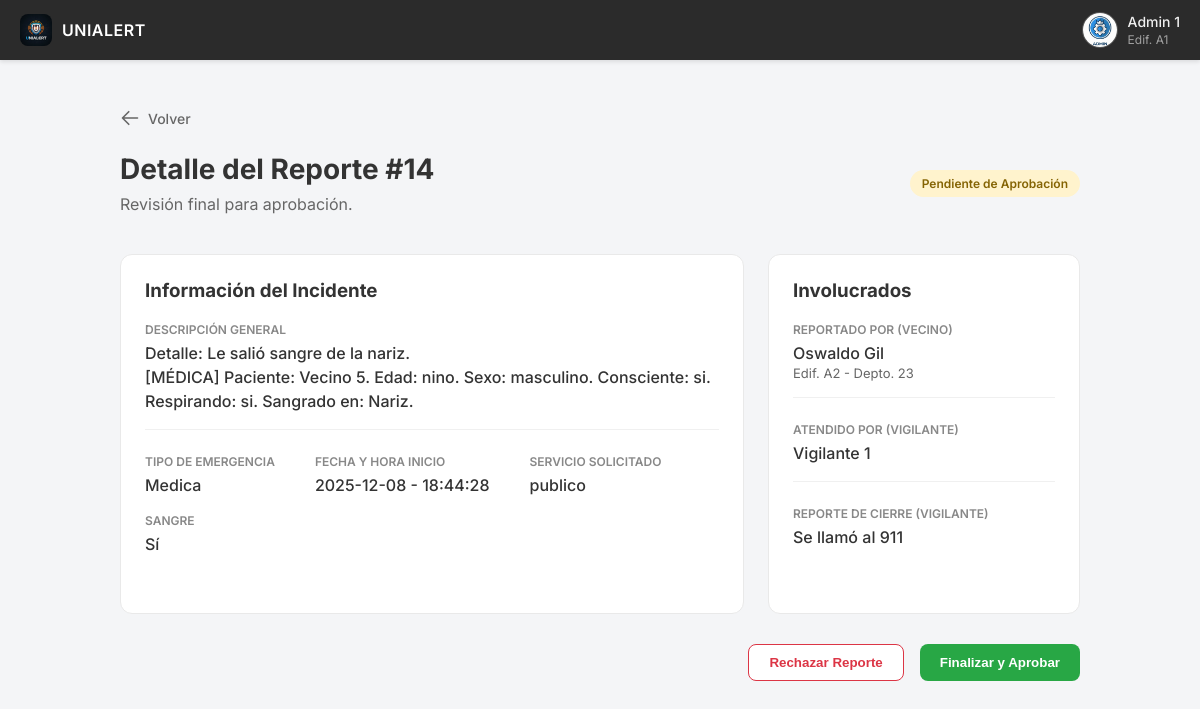
Screenshot of /Admin/DetalleAprobacion.php?id=14 (signed in) with the database file from the repository.
### tables this page shows
CREATE TABLE `usuarios` (
  `IdUsuario` int(11) NOT NULL,
  `IdRol` int(11) NOT NULL,
  `Nombre` varchar(100) NOT NULL,
  `ApPaterno` varchar(100) NOT NULL,
  `ApMaterno` varchar(100) DEFAULT NULL,
  `Correo` varchar(100) DEFAULT NULL,
  `Edificio` varchar(50) DEFAULT NULL,
  `Departamento` varchar(50) DEFAULT NULL,
  `Contador` int(11) DEFAULT 0,
  `Activo` tinyint(1) DEFAULT 1
);

CREATE TABLE `incidentes` (
  `IdIncidente` int(11) NOT NULL,
  `IdUsuario` int(11) NOT NULL,
  `IdVigilante` int(11) DEFAULT NULL,
  `EdificioAfectado` varchar(50) DEFAULT NULL,
  `DepartamentoAfectado` varchar(50) DEFAULT NULL,
  `Sangre` tinyint(1) DEFAULT 0,
  `TipoEmergencia` varchar(50) DEFAULT NULL,
  `PublicoOPrivado` varchar(20) DEFAULT NULL,
  `Armas` tinyint(1) DEFAULT 0,
  `Descripcion` text DEFAULT NULL,
  `Fecha` date DEFAULT curdate(),
  `HoraInicio` time DEFAULT curtime(),
  `HoraFin` time DEFAULT NULL,
  `AccionesGuardia` text DEFAULT NULL,
  `Aprobado` tinyint(4) DEFAULT 0,
  `Finalizado` tinyint(1) NOT NULL DEFAULT 0
);

### Admin/DetalleAprobacion.php (the view, shortened to what this page needs)
<?php
include '../Backend/conexion.php';
$idAdmin = $_SESSION['IdUsuario'];
$sqlAdmin = "SELECT Nombre, ApPaterno, Edificio, Departamento FROM Usuarios WHERE IdUsuario = ?";
$stmtA = $conn->prepare($sqlAdmin);
$stmtA->bind_param("i", $idAdmin);
$stmtA->execute();
$resA = $stmtA->get_result();
$datosAdmin = $resA->fetch_assoc();
$nombreNavbar = $datosAdmin['Nombre'] . " " . $datosAdmin['ApPaterno'];
$detallesNavbar = (!empty($datosAdmin['Edificio'])) ? "Edif. " . $datosAdmin['Edificio'] : "Administrador";
$idIncidente = $_GET['id'];
$sql = "SELECT I.*,
               U.Nombre as NomVecino, U.ApPaterno as ApeVecino, U.Edificio as EdifVecino, U.Departamento as DeptoVecino,
               V.Nombre as NomVigilante, V.ApPaterno as ApeVigilante
        FROM Incidentes I
        JOIN Usuarios U ON I.IdUsuario = U.IdUsuario
        LEFT JOIN Usuarios V ON I.IdVigilante = V.IdUsuario
        WHERE I.IdIncidente = ?";
$stmt = $conn->prepare($sql);
$stmt->bind_param("i", $idIncidente);
$stmt->execute();
$resultado = $stmt->get_result();
$reporte = $resultado->fetch_assoc();
?>
<!DOCTYPE html>
<html lang="es">
<head>
    <link rel="stylesheet" href="../CSS/style.css">
</head>
<body class="body-admin">
    <header class="navbar">
        <div class="navbar-left">
            <img src="../Multimedia/Unialert Logo.png" alt="Logo" class="navbar-logo">
            <span class="navbar-logo-text">UNIALERT</span>
        </div>
        <div class="navbar-right">
            <img src="../Multimedia/AdminAvatar.png" alt="Avatar" class="user-avatar">
            <div class="user-info">
                <span class="user-name"><?php echo $nombreNavbar; ?></span>
                <span class="user-details"><?php echo $detallesNavbar; ?></span>
            </div>
        </div>
    </header>
    <main class="admin-container">
        <button onclick="history.back()" class="btn-back-global">
            <svg xmlns="http://www.w3.org/2000/svg" fill="none" viewBox="0 0 24 24" stroke-width="2" stroke="currentColor"><path stroke-linecap="round" stroke-linejoin="round" d="M10.5 19.5L3 12m0 0l7.5-7.5M3 12h18" /></svg>
            Volver
        </button>
        <div class="page-header" style="text-align: left; display: flex; justify-content: space-between; align-items: center;">
            <div>
                <h1>Detalle del Reporte #<?php echo $reporte['IdIncidente']; ?></h1>
                <p>Revisión final para aprobación.</p>
            </div>
            <span class="status-badge">Pendiente de Aprobación</span>
        </div>
        <div class="detail-grid">
            <div class="detail-card">
                <h3 style="margin-bottom: 20px;">Información del Incidente</h3>
                <div class="detail-section">
                    <span class="detail-label">Descripción General</span>
                    <p class="detail-value" style="white-space: pre-line;"><?php echo $reporte['Descripcion']; ?></p>
                </div>
                <div class="info-row">
                    <div>
                        <span class="detail-label">Tipo de Emergencia</span>
                        <span class="detail-value" style="text-transform: capitalize;"><?php echo $reporte['TipoEmergencia']; ?></span>
                    </div>
                    <div>
                        <span class="detail-label">Fecha y Hora Inicio</span>
                        <span class="detail-value"><?php echo $reporte['Fecha'] . " - " . $reporte['HoraInicio']; ?></span>
                    </div>
                    <div>
                        <span class="detail-label">Servicio Solicitado</span>
                        <span class="detail-value"><?php echo $reporte['PublicoOPrivado']; ?></span>
                    </div>
                </div>
                <?php if($reporte['TipoEmergencia'] == 'medica'): ?>
                <div class="info-row">
                    <div>
                        <span class="detail-label">Sangre</span>
                        <span class="detail-value"><?php echo ($reporte['Sangre'] ? 'Sí' : 'No'); ?></span>
                    </div>
                </div>
                <?php endif; ?>
            </div>
            <div class="detail-card">
                <h3 style="margin-bottom: 20px;">Involucrados</h3>
                <div class="detail-section">
                    <span class="detail-label">Reportado por (Vecino)</span>
                    <p class="detail-value"><?php echo $reporte['NomVecino'] . " " . $reporte['ApeVecino']; ?></p>
                    <p style="font-size: 13px; color: #666;">
                        <?php echo "Edif. " . $reporte['EdifVecino'] . " - Depto. " . $reporte['DeptoVecino']; ?>
                    </p>
                </div>
                <div class="detail-section">
                    <span class="detail-label">Atendido por (Vigilante)</span>
                    <?php if($reporte['NomVigilante']): ?>
                        <p class="detail-value"><?php echo $reporte['NomVigilante'] . " " . $reporte['ApeVigilante']; ?></p>
                    <?php else: ?>
                        <p class="detail-value" style="color: #999;">Aún no asignado</p>
                    <?php endif; ?>
                </div>
                <div class="detail-section">
                    <span class="detail-label">Reporte de Cierre (Vigilante)</span>
                    <p class="detail-value"><?php echo $reporte['AccionesGuardia'] ? $reporte['AccionesGuardia'] : 'Sin observaciones.'; ?></p>
                </div>
            </div>
        </div>
        <?php if ($reporte['Aprobado'] == 0): ?>
        <div class="action-buttons">
            <button id="btn-reject-trigger" class="btn-reject">Rechazar Reporte</button>
            <button id="btn-approve-trigger" class="btn-approve">Finalizar y Aprobar</button>
        </div>
        <?php endif; ?>
    </main>
</body>
</html>

### CSS/style.css (style rules this page uses)
* { box-sizing: border-box; margin: 0; padding: 0; }
body { font-family: 'Inter', -apple-system, BlinkMacSystemFont, "Segoe UI", Roboto, Helvetica, Arial, sans-serif; background-color: #f4f5f7; color: #333; margin: 0; padding-top: 60px; box-sizing: border-box; }
.body-admin { display: flex; flex-direction: column; min-height: calc(100vh - 60px); }
.navbar { position: fixed; top: 0; left: 0; width: 100%; background-color: #2b2b2b; padding: 12px 20px; display: flex; justify-content: space-between; align-items: center; box-shadow: 0 2px 4px rgba(0, 0, 0, 0.1); z-index: 1000; }
.navbar-left, .navbar-right { display: flex; align-items: center; }
.navbar-logo { width: 32px; height: 32px; object-fit: contain; border-radius: 8px; margin-right: 10px; }
.navbar-logo-text { color: #ffffff; font-size: 16px; font-weight: 600; letter-spacing: 0.5px; }
.user-avatar { width: 36px; height: 36px; border-radius: 50%; object-fit: cover; margin-right: 10px; border: 1px solid rgba(255, 255, 255, 0.2); }
.user-info { display: flex; flex-direction: column; color: #f0f0f0; font-size: 14px; }
.user-name { font-weight: 500; margin-bottom: 2px; }
.user-details { font-size: 12px; color: #a0a0a0; }
body { padding-top: 60px; }
.admin-container { width: 90%; max-width: 960px; margin: 40px auto; flex-grow: 1; }
.page-header { text-align: center; margin-bottom: 40px; }
.page-header h1 { font-size: 28px; color: #333; margin-bottom: 8px; }
.page-header p { font-size: 16px; color: #666; }
.btn-back-global { display: inline-flex; align-items: center; gap: 8px; background: transparent; border: none; color: #666; font-size: 14px; font-weight: 500; cursor: pointer; padding: 8px 12px 8px 0; margin-bottom: 16px; transition: color 0.2s; font-family: 'Inter', sans-serif; }
.btn-back-global svg { width: 20px; height: 20px; }

### Admin/DetalleAprobacion.php (style rules this page uses)
.detail-grid { display: grid; grid-template-columns: 2fr 1fr; gap: 24px; margin-bottom: 30px; }
.detail-card { background: white; border: 1px solid #e9e9e9; border-radius: 12px; padding: 24px; }
.detail-section { margin-bottom: 24px; padding-bottom: 16px; border-bottom: 1px solid #f0f0f0; }
.detail-section:last-child { border-bottom: none; }
.detail-label { font-size: 12px; text-transform: uppercase; color: #888; font-weight: 600; margin-bottom: 4px; display: block; }
.detail-value { font-size: 16px; color: #333; font-weight: 500; line-height: 1.5; }
.info-row { display: flex; gap: 40px; margin-bottom: 16px; }
.status-badge { display: inline-block; padding: 6px 12px; border-radius: 20px; font-size: 12px; font-weight: 600; background-color: #fff3cd; color: #856404; }
.action-buttons { display: flex; justify-content: flex-end; gap: 16px; margin-top: 20px; }
.btn-reject { background-color: #fff; border: 1px solid #dc3545; color: #dc3545; padding: 10px 20px; border-radius: 8px; font-weight: 600; cursor: pointer; text-decoration: none; }
.btn-approve { background-color: #28a745; border: none; color: white; padding: 10px 20px; border-radius: 8px; font-weight: 600; cursor: pointer; text-decoration: none; }

### rows the page displays
usuarios: nombreNavbar "Admin 1", Edificio "Edif. A1"
incidentes: IdIncidente "14", Descripcion "Detalle: Le salió sangre de la nariz. [MÉDICA] Paciente: Vecino 5. Edad: nino. Sexo: masculino. Consciente: si. Respirando: si. Sangrado en: Nariz.", TipoEmergencia "Medica", Fecha "2025-12-08", HoraInicio "18:44:28", PublicoOPrivado "publico", IdUsuario.Nombre "Oswaldo", IdUsuario.ApPaterno "Gil", IdUsuario.Edificio "A2", IdUsuario.Departamento "23", IdVigilante.Nombre "Vigilante", IdVigilante.ApPaterno "1", AccionesGuardia "Se llamó al 911"
